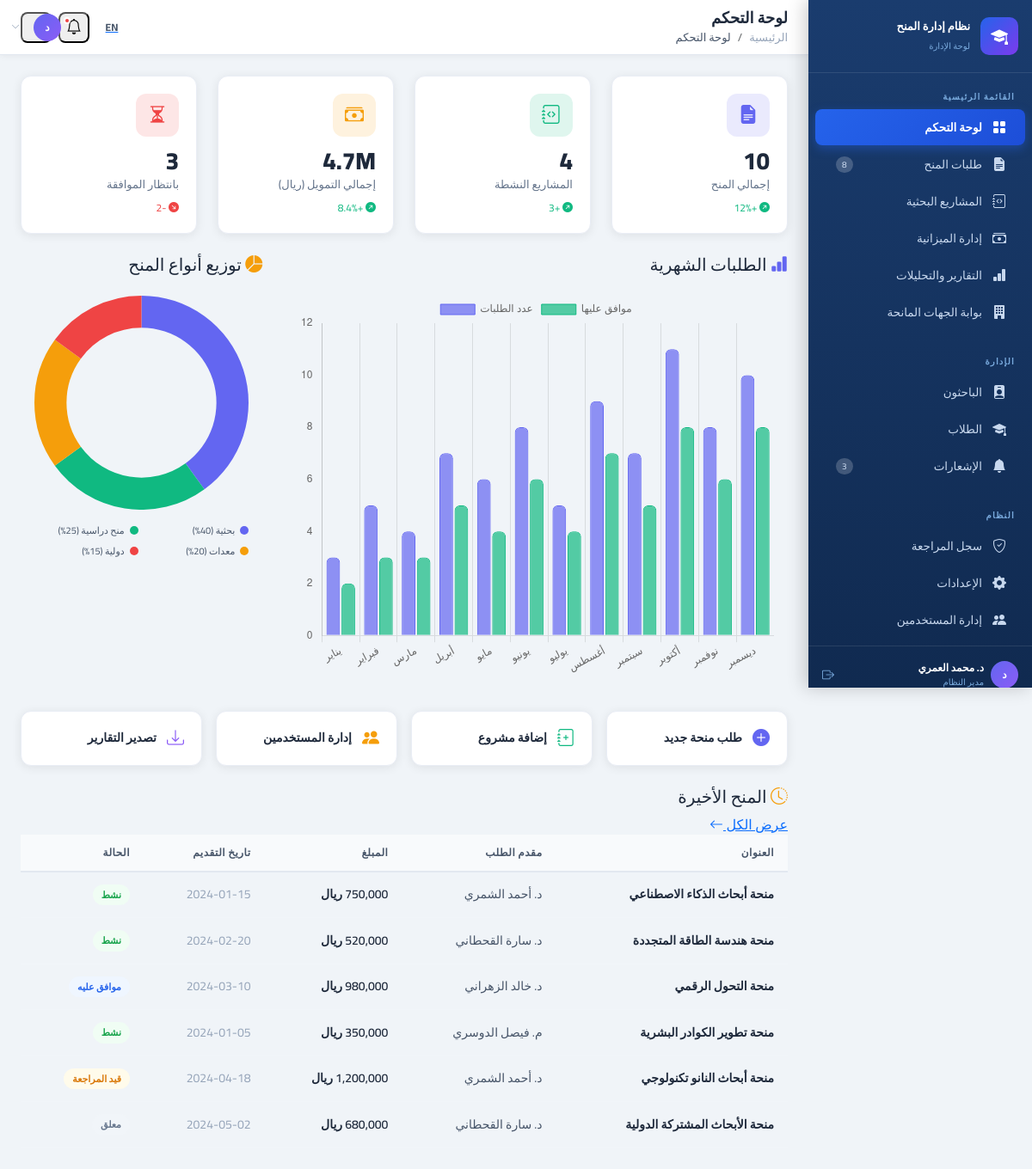
Page /admin/ (signed in) on the committed database.
### tables this page shows
CREATE TABLE IF NOT EXISTS grants (
  id              INT UNSIGNED AUTO_INCREMENT PRIMARY KEY,
  title_ar        VARCHAR(255) NOT NULL,
  title_en        VARCHAR(255) NOT NULL,
  grant_type      ENUM('research','scholarship','equipment','international','industrial') NOT NULL,
  donor_id        INT UNSIGNED,
  amount          DECIMAL(14,2) NOT NULL,
  currency        VARCHAR(10) NOT NULL DEFAULT 'SAR',
  status          ENUM('pending','under_review','approved','rejected','active','closed') NOT NULL DEFAULT 'pending',
  applicant_id    INT UNSIGNED,
  description_ar  TEXT,
  description_en  TEXT,
  submission_date DATE NOT NULL,
  start_date      DATE,
  end_date        DATE,
  created_at      DATETIME NOT NULL DEFAULT CURRENT_TIMESTAMP,
  FOREIGN KEY (donor_id)    REFERENCES donors(id) ON DELETE SET NULL,
  FOREIGN KEY (applicant_id) REFERENCES users(id) ON DELETE SET NULL
);

CREATE TABLE IF NOT EXISTS users (
  id          INT UNSIGNED AUTO_INCREMENT PRIMARY KEY,
  name        VARCHAR(120) NOT NULL,
  email       VARCHAR(180) NOT NULL UNIQUE,
  password    VARCHAR(255) NOT NULL,
  role        ENUM('admin','researcher','student','donor') NOT NULL DEFAULT 'student',
  department  VARCHAR(120),
  avatar_url  VARCHAR(255),
  status      ENUM('active','inactive','suspended') NOT NULL DEFAULT 'active',
  created_at  DATETIME NOT NULL DEFAULT CURRENT_TIMESTAMP,
  last_login  DATETIME
);

### includes/db.php (called while the page is built, shortened)
<?php
function getDB(): PDO {
    static $pdo = null;
    if ($pdo !== null) return $pdo;
    $host = getenv('DB_HOST') ?: '127.0.0.1';
    $port = getenv('DB_PORT') ?: '8889';
    $name = getenv('DB_NAME') ?: 'grant_management';
    $user = getenv('DB_USER') ?: 'root';
    $pass = getenv('DB_PASS') ?: 'root';
    try {
        $dsn = "mysql:host=$host;port=$port;dbname=$name;charset=utf8mb4";
        $pdo = new PDO($dsn, $user, $pass, [
            PDO::ATTR_ERRMODE            => PDO::ERRMODE_EXCEPTION,
            PDO::ATTR_DEFAULT_FETCH_MODE => PDO::FETCH_ASSOC,
            PDO::ATTR_EMULATE_PREPARES   => false,
        ]);
    } catch (PDOException $e) {
        return nullDB();
    }
    return $pdo;
}
function dbAll(string $sql, array $params = []): array {
    try {
        $stmt = getDB()->prepare($sql);
        $stmt->execute($params);
        return $stmt->fetchAll();
    } catch (Exception $e) {
        return [];
    }
}
function dbOne(string $sql, array $params = []): ?array {
    $rows = dbAll($sql, $params);
    return $rows[0] ?? null;
}
function dbVal(string $sql, array $params = []) {
    $row = dbOne($sql, $params);
    return reset($row);
}

### includes/lang.php (called while the page is built, shortened)
<?php
if (isset($_GET['lang']) && in_array($_GET['lang'], ['ar', 'en'])) {
    $lang = $_GET['lang'];
    setcookie('lang', $lang, time() + 86400 * 365, '/');
} elseif (isset($_COOKIE['lang']) && in_array($_COOKIE['lang'], ['ar', 'en'])) {
    $lang = $_COOKIE['lang'];
} else {
    $lang = 'ar';
}
$isRTL = ($lang === 'ar');

### admin/pages/dashboard.php (the view, shortened to what this page needs)
<?php
require_once dirname(__DIR__) . '/includes/auth_check.php';
$totalGrants    = (int)(dbVal('SELECT COUNT(*) FROM grants') ?: 10);
$activeProjects = (int)(dbVal('SELECT COUNT(*) FROM projects WHERE status="active"') ?: 4);
$totalFunding   = (float)(dbVal('SELECT SUM(amount) FROM grants WHERE status NOT IN ("rejected","pending")') ?: 5200000);
$pendingCount   = (int)(dbVal('SELECT COUNT(*) FROM grants WHERE status="pending" OR status="under_review"') ?: 4);
$recentGrants = dbAll('SELECT g.*, u.name as applicant_name FROM grants g LEFT JOIN users u ON g.applicant_id=u.id ORDER BY g.created_at DESC LIMIT 6');
include dirname(__DIR__) . '/includes/header.php';
include dirname(__DIR__) . '/includes/sidebar.php';
include dirname(__DIR__) . '/includes/app_header.php';
?>
<div class="row g-4 mb-4">
  <?php
  $stats = [
    ['icon'=>'bi-file-earmark-text-fill','color'=>'#6366f1','value'=>$totalGrants,           'ar'=>'إجمالي المنح',         'en'=>'Total Grants',       'change'=>'+12%'],
    ['icon'=>'bi-journal-code',           'color'=>'#10b981','value'=>$activeProjects,        'ar'=>'المشاريع النشطة',       'en'=>'Active Projects',    'change'=>'+3'],
    ['icon'=>'bi-cash-stack',             'color'=>'#f59e0b','value'=>number_format($totalFunding/1000000,1).'M', 'ar'=>'إجمالي التمويل (ريال)','en'=>'Total Funding (SAR)', 'change'=>'+8.4%'],
    ['icon'=>'bi-hourglass-split',        'color'=>'#ef4444','value'=>$pendingCount,           'ar'=>'بانتظار الموافقة',     'en'=>'Pending Approvals',  'change'=>'-2'],
  ];
  foreach($stats as $i=>$s): ?>
  <div class="col-sm-6 col-xl-3">
    <div class="stat-card">
      <div class="stat-icon" style="background:<?=$s['color']?>22;color:<?=$s['color']?>">
        <i class="bi <?=$s['icon']?>"></i>
      </div>
      <div class="stat-info">
        <div class="stat-value"><?= $s['value'] ?></div>
        <div class="stat-label"><?= $isRTL ? $s['ar'] : $s['en'] ?></div>
      </div>
      <div class="stat-change" style="color:<?= str_starts_with($s['change'],'+') ? '#10b981' : '#ef4444' ?>">
        <i class="bi bi-arrow-<?= str_starts_with($s['change'],'+') ? 'up' : 'down' ?>-right-circle-fill"></i>
        <?= $s['change'] ?>
      </div>
    </div>
  </div>
  <?php endforeach; ?>
</div>
<div class="row g-4 mb-4">
  <div class="col-lg-8">
    <div class="card-custom">
      <div class="card-custom-header">
        <h5 class="card-custom-title">
          <i class="bi bi-bar-chart-fill" style="color:#6366f1"></i>
          <?= $isRTL ? 'الطلبات الشهرية' : 'Monthly Applications' ?>
        </h5>
      </div>
      <div class="card-custom-body" style="padding:16px">
        <canvas id="monthlyChart" height="240"></canvas>
      </div>
    </div>
  </div>
  <div class="col-lg-4">
    <div class="card-custom h-100">
      <div class="card-custom-header">
        <h5 class="card-custom-title">
          <i class="bi bi-pie-chart-fill" style="color:#f59e0b"></i>
          <?= $isRTL ? 'توزيع أنواع المنح' : 'Grant Distribution' ?>
        </h5>
      </div>
      <div class="card-custom-body" style="padding:16px">
        <canvas id="donutChart" height="210"></canvas>
        <div class="row g-2 mt-2">
          <?php
          $types = [
            ['ar'=>'بحثية','en'=>'Research','pct'=>40,'color'=>'#6366f1'],
            ['ar'=>'منح دراسية','en'=>'Scholarships','pct'=>25,'color'=>'#10b981'],
            ['ar'=>'معدات','en'=>'Equipment','pct'=>20,'color'=>'#f59e0b'],
            ['ar'=>'دولية','en'=>'International','pct'=>15,'color'=>'#ef4444'],
          ];
          foreach($types as $t): ?>
          <div class="col-6">
            <div style="display:flex;align-items:center;gap:6px;font-size:11px;color:var(--text-secondary)">
              <span style="width:10px;height:10px;border-radius:50%;background:<?=$t['color']?>;flex-shrink:0"></span>
              <?= $isRTL ? $t['ar'] : $t['en'] ?> (<?=$t['pct']?>%)
            </div>
          </div>
          <?php endforeach; ?>
        </div>
      </div>
    </div>
  </div>
</div>
<div class="row g-3 mb-4">
  <?php
  $actions = [
    ['icon'=>'bi-plus-circle-fill','color'=>'#6366f1','ar'=>'طلب منحة جديد',     'en'=>'New Grant Request',      'href'=>'/admin/?page=grants'],
    ['icon'=>'bi-journal-plus',    'color'=>'#10b981','ar'=>'إضافة مشروع',        'en'=>'Add Project',            'href'=>'/admin/?page=projects'],
    ['icon'=>'bi-people-fill',     'color'=>'#f59e0b','ar'=>'إدارة المستخدمين',  'en'=>'Manage Users',           'href'=>'/admin/?page=users'],
    ['icon'=>'bi-download',        'color'=>'#8b5cf6','ar'=>'تصدير التقارير',     'en'=>'Export Reports',         'href'=>'/admin/?page=reports'],
  ];
  foreach($actions as $a): ?>
  <div class="col-sm-6 col-xl-3">
    <a href="<?=$a['href']?>" class="quick-action-btn" style="--qa-color:<?=$a['color']?>">
      <i class="bi <?=$a['icon']?>" style="font-size:20px;color:<?=$a['color']?>"></i>
      <span><?= $isRTL ? $a['ar'] : $a['en'] ?></span>
    </a>
  </div>
  <?php endforeach; ?>
</div>
<div class="card-custom">
  <div class="card-custom-header">
    <h5 class="card-custom-title">
      <i class="bi bi-clock-history" style="color:#f59e0b"></i>
      <?= $isRTL ? 'المنح الأخيرة' : 'Recent Grants' ?>
    </h5>
    <a href="<?= BASE_URL ?>/admin/?page=grants" class="btn-sm-outline">
      <?= $isRTL ? 'عرض الكل' : 'View All' ?>
      <i class="bi bi-arrow-<?= $isRTL ? 'left' : 'right' ?>"></i>
    </a>
  </div>
  <div class="table-responsive">
    <table class="custom-table">
      <thead>
        <tr>
          <th><?= $isRTL ? 'العنوان' : 'Title' ?></th>
          <th><?= $isRTL ? 'مقدم الطلب' : 'Applicant' ?></th>
          <th><?= $isRTL ? 'المبلغ' : 'Amount' ?></th>
          <th><?= $isRTL ? 'تاريخ التقديم' : 'Date' ?></th>
          <th><?= $isRTL ? 'الحالة' : 'Status' ?></th>
        </tr>
      </thead>
      <tbody>
        <?php foreach($recentGrants as $g):
          $statusMap = [
            'active'       =>['ar'=>'نشط',          'en'=>'Active',        'class'=>'badge-success'],
            'approved'     =>['ar'=>'موافق عليه',    'en'=>'Approved',      'class'=>'badge-info'],
            'under_review' =>['ar'=>'قيد المراجعة',  'en'=>'Under Review',  'class'=>'badge-warning'],
            'pending'      =>['ar'=>'معلق',          'en'=>'Pending',       'class'=>'badge-secondary'],
            'rejected'     =>['ar'=>'مرفوض',         'en'=>'Rejected',      'class'=>'badge-danger'],
            'closed'       =>['ar'=>'مغلق',          'en'=>'Closed',        'class'=>'badge-secondary'],
          ];
          $s = $statusMap[$g['status']] ?? ['ar'=>$g['status'],'en'=>$g['status'],'class'=>'badge-secondary'];
        ?>
        <tr>
          <td style="font-weight:600;color:var(--text-primary)">
            <?= htmlspecialchars($isRTL ? $g['title_ar'] : $g['title_en']) ?>
          </td>
          <td style="color:var(--text-secondary)"><?= htmlspecialchars($g['applicant_name'] ?? '—') ?></td>
          <td style="font-weight:600;color:var(--text-primary)"><?= number_format($g['amount']) ?> <?= $isRTL?'ريال':'SAR' ?></td>
          <td style="color:var(--text-muted)"><?= $g['submission_date'] ?></td>
          <td><span class="badge-status <?= $s['class'] ?>"><?= $isRTL ? $s['ar'] : $s['en'] ?></span></td>
        </tr>
        <?php endforeach; ?>
      </tbody>
    </table>
  </div>
</div>
<?php
include dirname(__DIR__) . '/includes/footer.php';

### rows in the picture
grants: title_ar "منحة أبحاث الذكاء الاصطناعي", applicant.name "د. أحمد الشمري", submission_date "2024-01-15", status "نشط"
grants: title_ar "منحة هندسة الطاقة المتجددة", applicant.name "د. سارة القحطاني", submission_date "2024-02-20", status "نشط"
grants: title_ar "منحة التحول الرقمي", applicant.name "د. خالد الزهراني", amount "980,000", submission_date "2024-03-10", status "موافق عليه"
grants: title_ar "منحة تطوير الكوادر البشرية", applicant.name "م. فيصل الدوسري", submission_date "2024-01-05", status "نشط"
grants: title_ar "منحة أبحاث النانو تكنولوجي", applicant.name "د. أحمد الشمري", submission_date "2024-04-18", status "قيد المراجعة"
grants: title_ar "منحة الأبحاث المشتركة الدولية", applicant.name "د. سارة القحطاني", submission_date "2024-05-02", status "معلق"

### other values in the picture
t('appName') "نظام إدارة المنح"
t('mainMenu') "القائمة الرئيسية"
t($item['key']) "لوحة التحكم"
t($item['key']) "طلبات المنح"
$item['badge'] "8"
t($item['key']) "المشاريع البحثية"
t($item['key']) "إدارة الميزانية"
t($item['key']) "التقارير والتحليلات"
t($item['key']) "بوابة الجهات المانحة"
t('administration') "الإدارة"
t($item['key']) "الباحثون"
t($item['key']) "الطلاب"
t($item['key']) "الإشعارات"
$item['badge'] "3"
t('system') "النظام"
